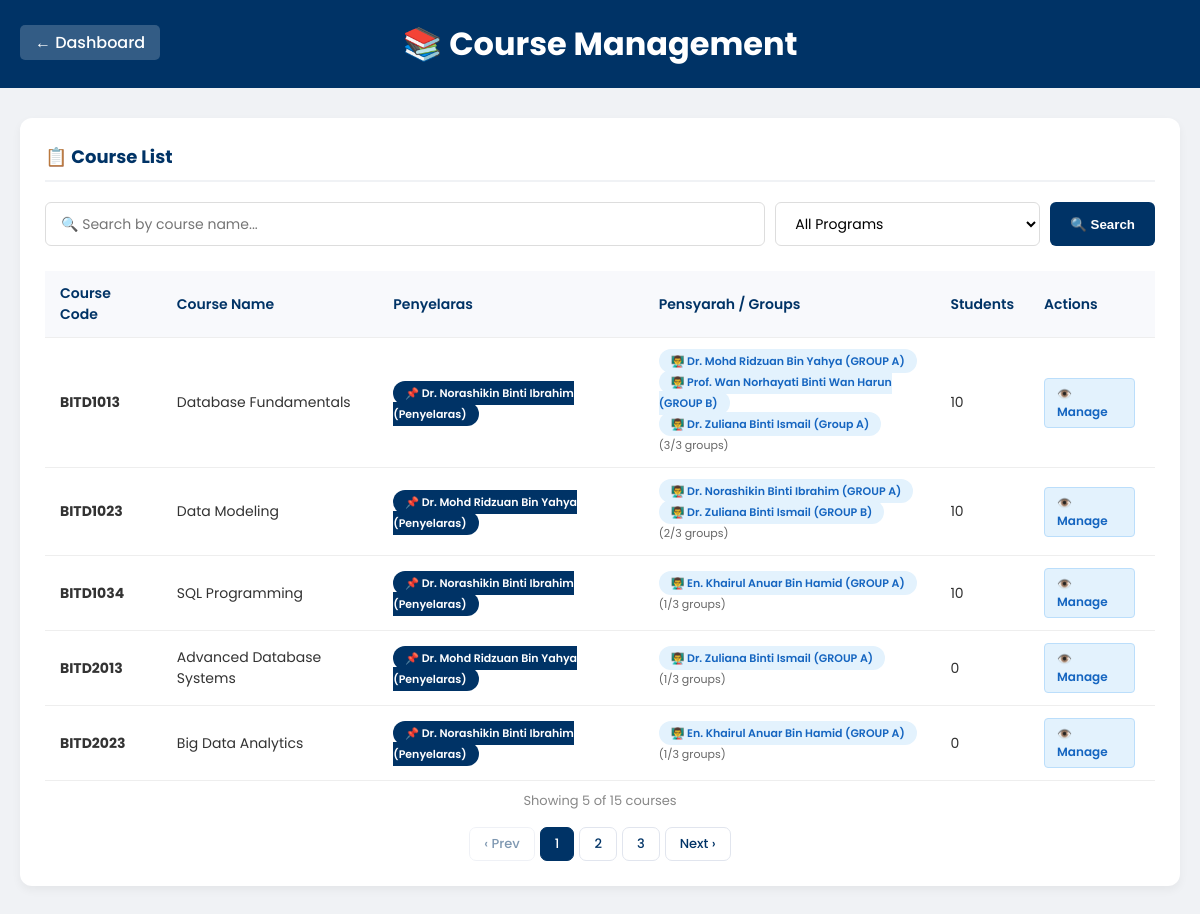
Page /course_management.php (signed in) on the committed database.
### tables this page shows
CREATE TABLE `class` (
  `class_id` int(11) NOT NULL,
  `class_name` varchar(100) NOT NULL,
  `class_code` varchar(20) NOT NULL,
  `group_name` varchar(50) DEFAULT NULL,
  `max_students` int(11) DEFAULT 50,
  `created_at` timestamp NOT NULL DEFAULT current_timestamp(),
  `coordinator_id` int(11) DEFAULT NULL
);

### course_management.php (the view, shortened to what this page needs)
<?php
include 'includes/config.php';
$search_term = isset($_GET['search']) ? trim($_GET['search']) : '';
$program_filter = isset($_GET['program']) ? trim($_GET['program']) : '';
$page = isset($_GET['page']) ? max(1, (int)$_GET['page']) : 1;
$limit = 5;
$offset = ($page - 1) * $limit;
$where_clause = "";
$count_query = "
    SELECT COUNT(DISTINCT c.class_id) as total
    FROM class c
    $where_clause
";
$count_result = mysqli_query($conn, $count_query);
$total_courses = $count_result->fetch_assoc()['total'];
$total_pages = ceil($total_courses / $limit);
$query = "
    SELECT DISTINCT c.class_id, c.class_code, c.class_name, c.coordinator_id,
           (SELECT COUNT(*) FROM course_lecturer WHERE class_id = c.class_id AND role = 'pensyarah') as total_pensyarah,
           (SELECT COUNT(*) FROM enrollment WHERE class_id = c.class_id) as total_students,
           COALESCE(
               (SELECT CONCAT(l.full_name, ' (Penyelaras)')
                FROM course_lecturer cl
                JOIN lecturer l ON cl.lecturer_id = l.lecturer_id
                WHERE cl.class_id = c.class_id AND cl.role = 'penyelaras'
                LIMIT 1),
               'Not assigned'
           ) as penyelaras_info,
           (SELECT GROUP_CONCAT(
                CONCAT(l.full_name, ' (', COALESCE(cl.group_name, 'No Group'), ')')
                SEPARATOR ' | '
            ) FROM course_lecturer cl
            JOIN lecturer l ON cl.lecturer_id = l.lecturer_id
            WHERE cl.class_id = c.class_id AND cl.role = 'pensyarah'
           ) as pensyarah_list
    FROM class c
    $where_clause
    ORDER BY c.class_code ASC
    LIMIT $limit OFFSET $offset
";
$courses_result = mysqli_query($conn, $query);
$all_courses = [];
while ($row = mysqli_fetch_assoc($courses_result)) {
    $all_courses[] = $row;
}
?>
<!DOCTYPE html>
<html lang="en">
<head>
</head>
<body>
    <div class="header">
        <a href="admin_dashboard.php" class="back-btn">← Dashboard</a>
        <h1>📚 Course Management</h1>
    </div>
    <div class="container">
        <div class="card">
            <h2>📋 Course List</h2>
            <form action="course_management.php" method="GET" class="search-filter-container">
                <input type="text" name="search" placeholder="🔍 Search by course name..." value="<?php echo htmlspecialchars($search_term); ?>">
                <select name="program">
                    <option value="">All Programs</option>
                </select>
                <button type="submit" class="search-btn">🔍 Search</button>
            </form>
            <div style="overflow-x: auto;">
                <table>
                    <thead>
                        <tr>
                            <th>Course Code</th>
                            <th>Course Name</th>
                            <th>Penyelaras</th>
                            <th>Pensyarah / Groups</th>
                            <th>Students</th>
                            <th>Actions</th>
                        </tr>
                    </thead>
                    <tbody>
                        <?php if(count($all_courses) > 0): ?>
                            <?php foreach($all_courses as $course): ?>
                                <tr>
                                    <td><strong><?php echo htmlspecialchars($course['class_code']); ?></strong></td>
                                    <td><?php echo htmlspecialchars($course['class_name']); ?></td>
                                    <td>
                                        <?php if($course['penyelaras_info'] && $course['penyelaras_info'] != 'Not assigned'): ?>
                                            <span class="badge-penyelaras">📌 <?php echo htmlspecialchars($course['penyelaras_info']); ?></span>
                                        <?php else: ?>
                                            <span style="color: #999; font-size: 12px;">⚠️ No coordinator assigned</span>
                                        <?php endif; ?>
                                    </td>
                                    <td>
                                        <?php if($course['pensyarah_list']): ?>
                                            <?php foreach(explode(' | ', $course['pensyarah_list']) as $p): ?>
                                                <span class="badge-pensyarah">👨‍🏫 <?php echo htmlspecialchars($p); ?></span>
                                                <br>
                                            <?php endforeach; ?>
                                            <span style="font-size: 11px; color: #666;">(<?php echo $course['total_pensyarah']; ?>/3 groups)</span>
                                        <?php else: ?>
                                            <span style="color: #999; font-size: 12px;">No pensyarah assigned</span>
                                        <?php endif; ?>
                                    </td>
                                    <td><?php echo $course['total_students']; ?></td>
                                    <td>
                                        <a href="course_management.php?view_id=<?php echo $course['class_id']; ?>&search=<?php echo urlencode($search_term); ?>&program=<?php echo urlencode($program_filter); ?>&page=<?php echo $page; ?>" class="action-btn btn-view">👁️ Manage</a>
                                    </td>
                                </tr>
                            <?php endforeach; ?>
                        <?php endif; ?>
                    </tbody>
                </table>
            </div>
            <div class="result-count">
                Showing <?php echo count($all_courses); ?> of <?php echo $total_courses; ?> courses
            </div>
            <?php if ($total_pages > 1): ?>
            <div class="pagination">
                <?php if ($page > 1): ?>
                    <a href="?page=<?php echo $page-1; ?>&search=<?php echo urlencode($search_term); ?>&program=<?php echo urlencode($program_filter); ?>">‹ Prev</a>
                <?php else: ?>
                    <span class="disabled">‹ Prev</span>
                <?php endif; ?>
                <?php for ($i = 1; $i <= $total_pages; $i++): ?>
                    <?php if ($i == $page): ?>
                        <span class="active"><?php echo $i; ?></span>
                    <?php else: ?>
                        <a href="?page=<?php echo $i; ?>&search=<?php echo urlencode($search_term); ?>&program=<?php echo urlencode($program_filter); ?>"><?php echo $i; ?></a>
                    <?php endif; ?>
                <?php endfor; ?>
                <?php if ($page < $total_pages): ?>
                    <a href="?page=<?php echo $page+1; ?>&search=<?php echo urlencode($search_term); ?>&program=<?php echo urlencode($program_filter); ?>">Next ›</a>
                <?php else: ?>
                    <span class="disabled">Next ›</span>
                <?php endif; ?>
            </div>
            <?php endif; ?>
        </div>
    </div>
</body>
</html>

### course_management.php (style rules this page uses)
* { margin: 0; padding: 0; box-sizing: border-box; }
body { font-family: 'Poppins', sans-serif; background: #f0f2f5; color: #333; }
.header { background: #003366; color: white; padding: 20px; text-align: center; position: relative; }
.back-btn { position: absolute; left: 20px; top: 25px; color: white; text-decoration: none; font-weight: 500; background: rgba(255,255,255,0.2); padding: 5px 15px; border-radius: 5px; }
.container { max-width: 1200px; margin: 30px auto; padding: 0 20px; }
.card { background: white; border-radius: 12px; padding: 25px; box-shadow: 0 4px 10px rgba(0,0,0,0.05); margin-bottom: 30px; }
.card h2 { font-size: 18px; color: #003366; margin-bottom: 20px; border-bottom: 2px solid #f0f2f5; padding-bottom: 10px; }
.badge-penyelaras { background: #003366; color: white; padding: 4px 12px; border-radius: 20px; font-size: 11px; font-weight: 600; }
.badge-pensyarah { background: #e3f2fd; color: #1565c0; padding: 4px 12px; border-radius: 20px; font-size: 11px; font-weight: 600; }
.search-filter-container { display: flex; gap: 10px; margin-bottom: 15px; flex-wrap: wrap; }
.search-filter-container input[type="text"] { flex: 2; min-width: 200px; padding: 10px 15px; border: 1px solid #ddd; border-radius: 6px; font-family: inherit; font-size: 14px; }
.search-filter-container select { padding: 10px 15px; border: 1px solid #ddd; border-radius: 6px; font-family: inherit; font-size: 14px; background: white; min-width: 150px; cursor: pointer; }
.search-btn { background: #003366; color: white; border: none; padding: 10px 20px; border-radius: 6px; cursor: pointer; font-weight: 600; white-space: nowrap; }
.pagination { display: flex; gap: 5px; justify-content: center; margin-top: 16px; flex-wrap: wrap; }
.pagination a, .pagination span { padding: 6px 14px; border: 1.5px solid #e1e5ee; border-radius: 7px; text-decoration: none; color: #003366; font-size: 13px; font-weight: 500; transition: all 0.2s; }
.pagination .active { background: #003366; color: white; border-color: #003366; }
.pagination .disabled { opacity: 0.5; cursor: not-allowed; pointer-events: none; }
.result-count { text-align: center; font-size: 13px; color: #888; margin-top: 10px; }
table { width: 100%; border-collapse: collapse; margin-top: 10px; }
th, td { padding: 12px 15px; text-align: left; border-bottom: 1px solid #eee; font-size: 14px; }
th { background: #f8f9fc; color: #003366; font-weight: 600; }
.action-btn { padding: 6px 12px; border-radius: 4px; text-decoration: none; font-size: 12px; font-weight: 600; margin-right: 5px; display: inline-block; }
.btn-view { background: #e3f2fd; color: #1565c0; border: 1px solid #bbdefb; }

### rows in the picture
class: class_code "BITD1013", class_name "Database Fundamentals", penyelaras_info "Dr. Norashikin Binti Ibrahim (Penyelaras)", p "Dr. Mohd Ridzuan Bin Yahya (GROUP A)", p "Prof. Wan Norhayati Binti Wan Harun (GROUP B)", p "Dr. Zuliana Binti Ismail (Group A)", total_pensyarah "3", total_students "10"
class: class_code "BITD1023", class_name "Data Modeling", penyelaras_info "Dr. Mohd Ridzuan Bin Yahya (Penyelaras)", p "Dr. Norashikin Binti Ibrahim (GROUP A)", p "Dr. Zuliana Binti Ismail (GROUP B)", total_pensyarah "2", total_students "10"
class: class_code "BITD1034", class_name "SQL Programming", penyelaras_info "Dr. Norashikin Binti Ibrahim (Penyelaras)", p "En. Khairul Anuar Bin Hamid (GROUP A)", total_pensyarah "1", total_students "10"
class: class_code "BITD2013", class_name "Advanced Database Systems", penyelaras_info "Dr. Mohd Ridzuan Bin Yahya (Penyelaras)", p "Dr. Zuliana Binti Ismail (GROUP A)", total_pensyarah "1", total_students "0"
class: class_code "BITD2023", class_name "Big Data Analytics", penyelaras_info "Dr. Norashikin Binti Ibrahim (Penyelaras)", p "En. Khairul Anuar Bin Hamid (GROUP A)", total_pensyarah "1", total_students "0"

### other values in the picture
count($all_courses) "5"
$total_courses "15"
